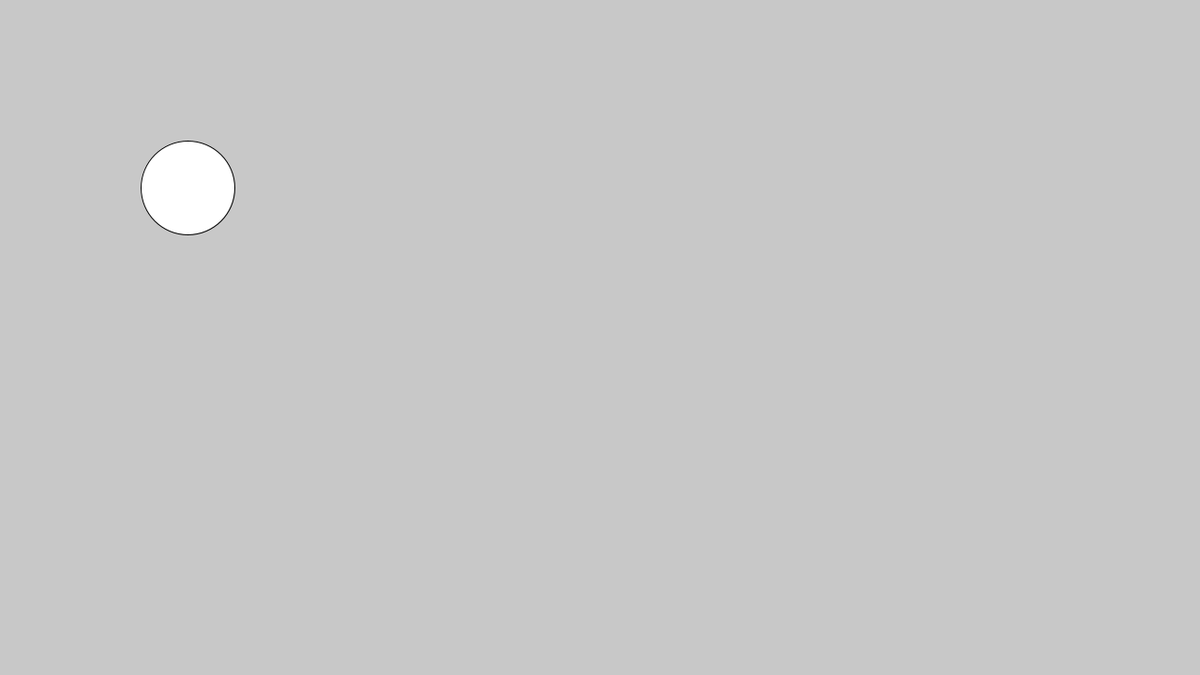
Frame 1 (no input)
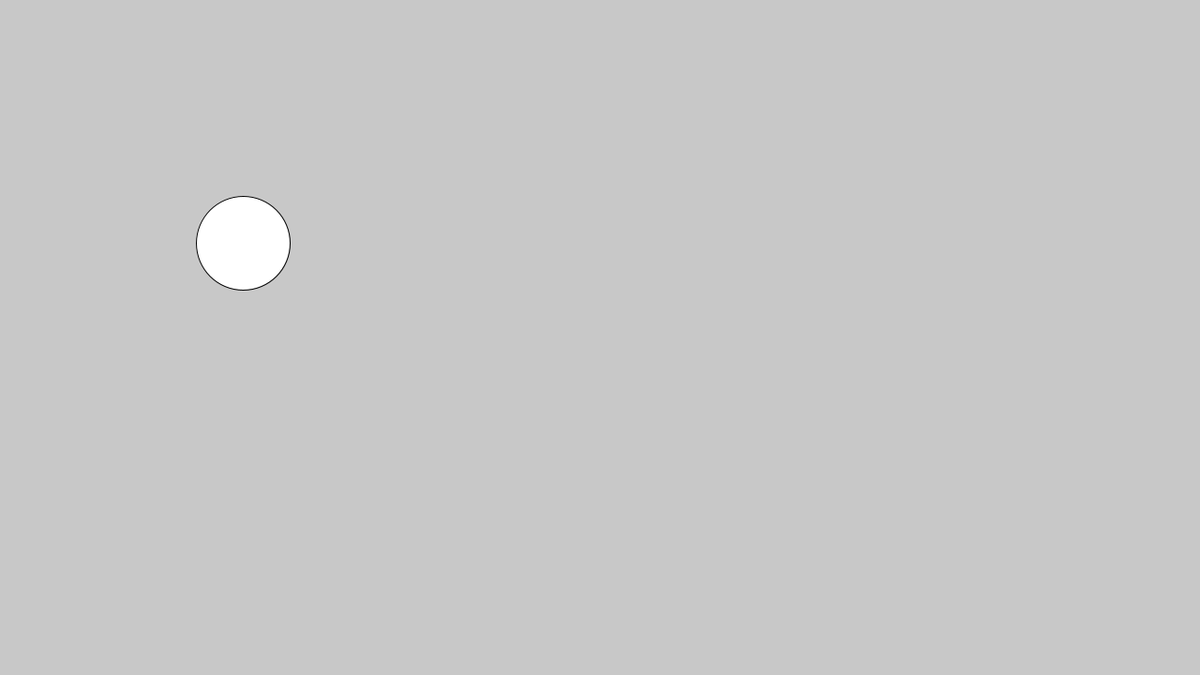
Frame 60 (the mouse pressed at the canvas centre just before this capture)
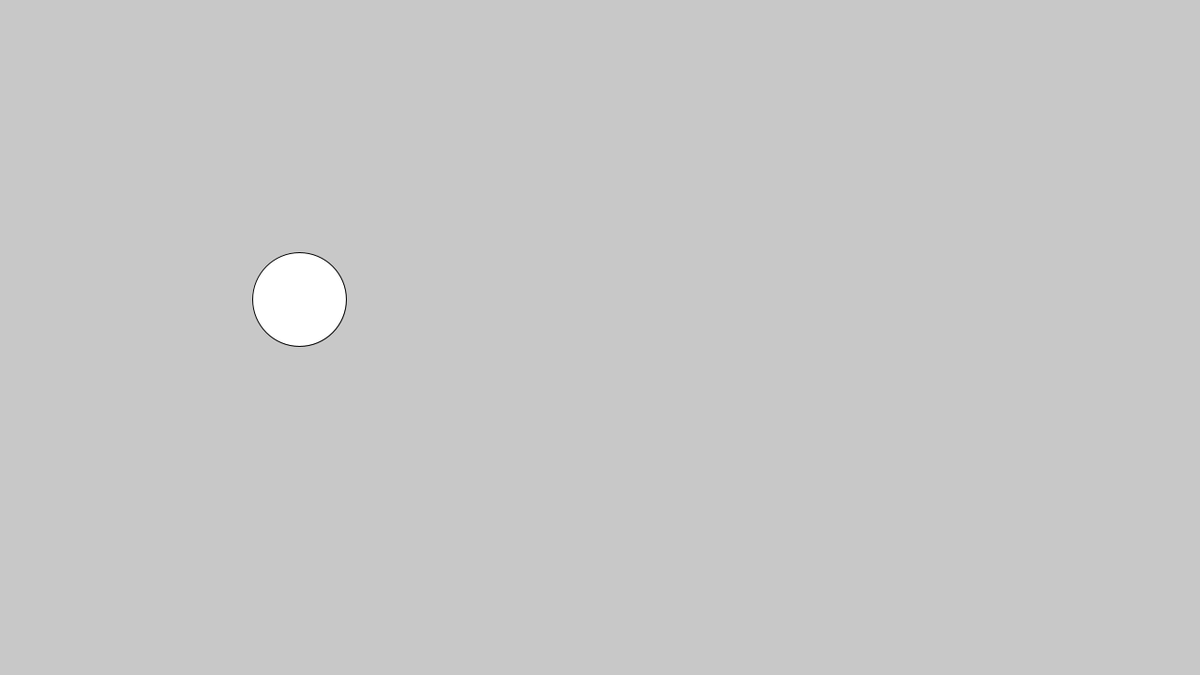
Frame 120 (the mouse held since frame 60 and released just before this capture)

The Processing sketch that drew these frames (run headless with seeded random() and noise(); from frame 60 on, the mouse is pressed at the canvas centre):

// Processing sketch: BouncingBalls
// ── BouncingBalls.pde
Ball redball;

void setup() { // Happens once at launch
    size(1280, 720);
    background(200,200,200);
    redball = new Ball(200,200,50);
}

void draw() { // Happens constantly (screen refresh)
    background(200,200,200);
    redball.display();
    redball.move();

}

class Ball {
    int x, y, r;

    //Constructor
    Ball(int tempx, int tempy, int tempr) {
        x = tempx;
        y = tempy;
        r = tempr;
    }

    void display() {
        circle(x,y,r*2);
    }

    void move() {
        if (y <= height-r) {
            y++;
            x++;
        }
    }
}
